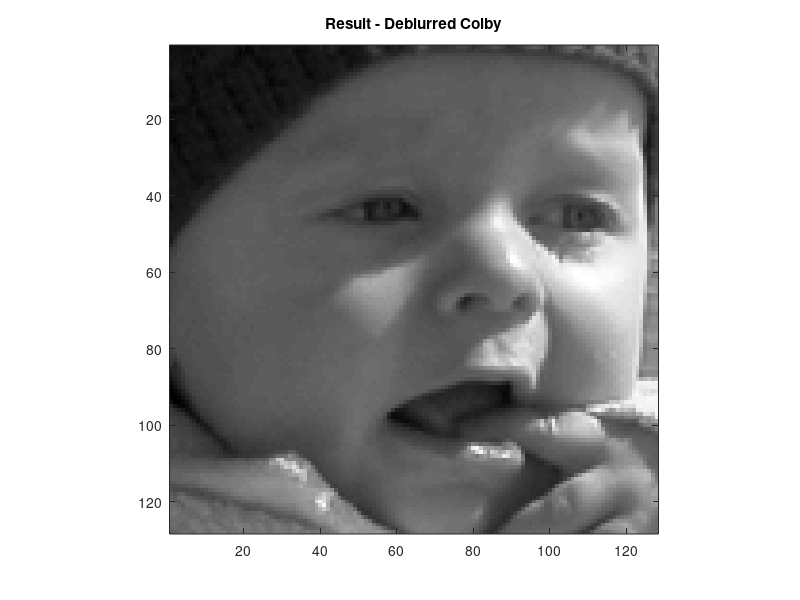
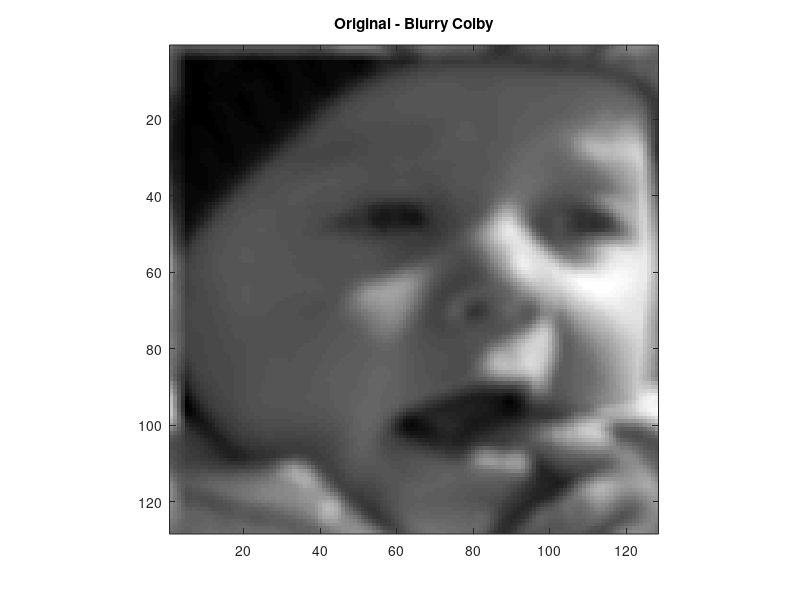

MATLAB code for these plots, in order:
%% Image deblurring with a Pseudo-Inverse Filter
%
%   Ashutosh Priyadarshy
%
%   Spring 2012
%
%   Digital Image Processing
%
%   Homework 4
%

% Setup
clear all; close all;
load ugly.mat

u = ugly;       % Space-domain image.
U = fft2(u);    % DFT-domain image. 

% Guess and create the original filter.
width = 5;      % This is a guess based on the edge artifacts.
filterkernel = zeros(128, 128);
filterkernel(1:width, 1:width) = 1;
% This is a guess of the DFT of the image that blurred Colby. 
G = fft2(filterkernel); 

% G_zero tells us where the filter is 0.
G_zero = G == 0; 
% Create the inverse filter.
Ginv = 1./G;
% Create the inverse filter by removing frequencies that were 0 in the org.
Gpinv = Ginv .* ~G_zero; 

% Deconvolve the Ugly image.
RES = Gpinv .* U;
% Return to the space domain.
res = ifft2(RES);

% Present the results:
figure; 
imagesc(real(res)); axis square;
title('Result - Deblurred Colby');
colormap gray

figure; 
imagesc(real(u)); axis square;
title('Original - Blurry Colby');
colormap gray
